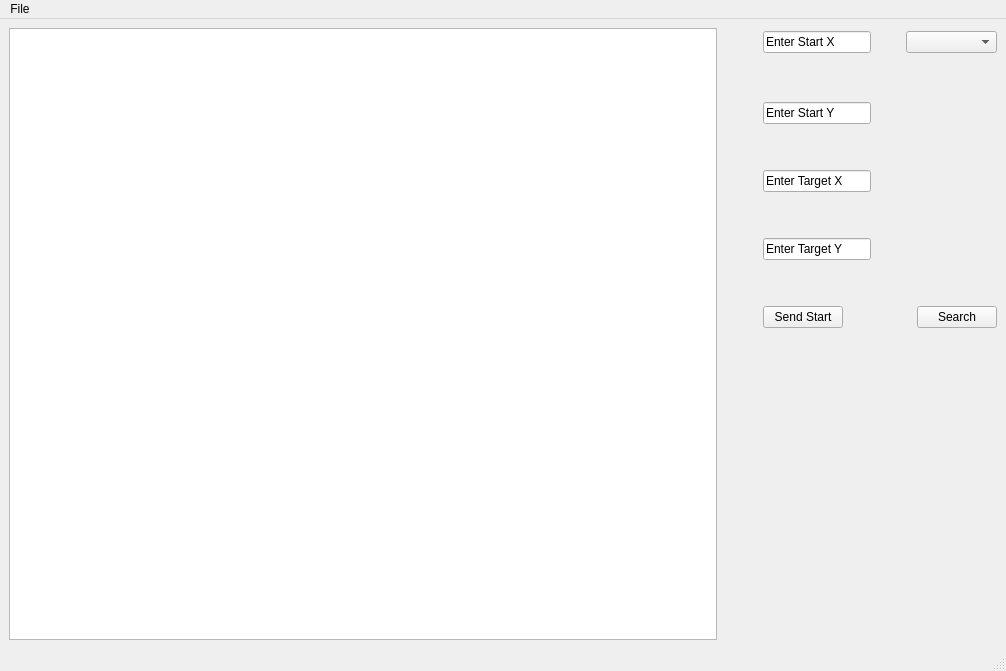
<?xml version="1.0" encoding="UTF-8"?>
<ui version="4.0">
 <class>MainWindow</class>
 <widget class="QMainWindow" name="MainWindow">
  <property name="geometry">
   <rect>
    <x>0</x>
    <y>0</y>
    <width>1006</width>
    <height>671</height>
   </rect>
  </property>
  <property name="windowTitle">
   <string>MainWindow</string>
  </property>
  <widget class="QWidget" name="centralwidget">
   <layout class="QHBoxLayout" name="horizontalLayout_4">
    <item>
     <layout class="QHBoxLayout" name="horizontalLayout_3">
      <item>
       <widget class="QGraphicsView" name="mazePlot">
        <property name="enabled">
         <bool>true</bool>
        </property>
        <property name="sizePolicy">
         <sizepolicy hsizetype="MinimumExpanding" vsizetype="MinimumExpanding">
          <horstretch>0</horstretch>
          <verstretch>0</verstretch>
         </sizepolicy>
        </property>
       </widget>
      </item>
      <item>
       <spacer name="horizontalSpacer_3">
        <property name="orientation">
         <enum>Qt::Horizontal</enum>
        </property>
        <property name="sizeType">
         <enum>QSizePolicy::Fixed</enum>
        </property>
        <property name="sizeHint" stdset="0">
         <size>
          <width>40</width>
          <height>20</height>
         </size>
        </property>
       </spacer>
      </item>
      <item>
       <layout class="QVBoxLayout" name="verticalLayout">
        <item>
         <layout class="QHBoxLayout" name="horizontalLayout_2">
          <item>
           <widget class="QLineEdit" name="lineEdit_startX">
            <property name="sizePolicy">
             <sizepolicy hsizetype="Fixed" vsizetype="Fixed">
              <horstretch>0</horstretch>
              <verstretch>0</verstretch>
             </sizepolicy>
            </property>
            <property name="inputMask">
             <string/>
            </property>
            <property name="text">
             <string>Enter Start X</string>
            </property>
           </widget>
          </item>
          <item>
           <spacer name="horizontalSpacer">
            <property name="orientation">
             <enum>Qt::Horizontal</enum>
            </property>
            <property name="sizeType">
             <enum>QSizePolicy::Fixed</enum>
            </property>
            <property name="sizeHint" stdset="0">
             <size>
              <width>29</width>
              <height>28</height>
             </size>
            </property>
           </spacer>
          </item>
          <item>
           <widget class="QComboBox" name="comboBox"/>
          </item>
         </layout>
        </item>
        <item>
         <spacer name="verticalSpacer_2">
          <property name="orientation">
           <enum>Qt::Vertical</enum>
          </property>
          <property name="sizeType">
           <enum>QSizePolicy::Fixed</enum>
          </property>
          <property name="sizeHint" stdset="0">
           <size>
            <width>20</width>
            <height>40</height>
           </size>
          </property>
         </spacer>
        </item>
        <item>
         <widget class="QLineEdit" name="lineEdit_startY">
          <property name="sizePolicy">
           <sizepolicy hsizetype="Fixed" vsizetype="Fixed">
            <horstretch>0</horstretch>
            <verstretch>0</verstretch>
           </sizepolicy>
          </property>
          <property name="text">
           <string>Enter Start Y</string>
          </property>
         </widget>
        </item>
        <item>
         <spacer name="verticalSpacer">
          <property name="orientation">
           <enum>Qt::Vertical</enum>
          </property>
          <property name="sizeType">
           <enum>QSizePolicy::Fixed</enum>
          </property>
          <property name="sizeHint" stdset="0">
           <size>
            <width>20</width>
            <height>40</height>
           </size>
          </property>
         </spacer>
        </item>
        <item>
         <widget class="QLineEdit" name="lineEdit_targetX">
          <property name="sizePolicy">
           <sizepolicy hsizetype="Fixed" vsizetype="Fixed">
            <horstretch>0</horstretch>
            <verstretch>0</verstretch>
           </sizepolicy>
          </property>
          <property name="text">
           <string>Enter Target X</string>
          </property>
         </widget>
        </item>
        <item>
         <spacer name="verticalSpacer_3">
          <property name="orientation">
           <enum>Qt::Vertical</enum>
          </property>
          <property name="sizeType">
           <enum>QSizePolicy::Fixed</enum>
          </property>
          <property name="sizeHint" stdset="0">
           <size>
            <width>20</width>
            <height>40</height>
           </size>
          </property>
         </spacer>
        </item>
        <item>
         <widget class="QLineEdit" name="lineEdit_targetY">
          <property name="sizePolicy">
           <sizepolicy hsizetype="Fixed" vsizetype="Fixed">
            <horstretch>0</horstretch>
            <verstretch>0</verstretch>
           </sizepolicy>
          </property>
          <property name="text">
           <string>Enter Target Y</string>
          </property>
         </widget>
        </item>
        <item>
         <spacer name="verticalSpacer_4">
          <property name="orientation">
           <enum>Qt::Vertical</enum>
          </property>
          <property name="sizeType">
           <enum>QSizePolicy::Fixed</enum>
          </property>
          <property name="sizeHint" stdset="0">
           <size>
            <width>20</width>
            <height>40</height>
           </size>
          </property>
         </spacer>
        </item>
        <item>
         <layout class="QHBoxLayout" name="horizontalLayout">
          <item>
           <widget class="QPushButton" name="sendStartButton">
            <property name="text">
             <string>Send Start</string>
            </property>
           </widget>
          </item>
          <item>
           <spacer name="horizontalSpacer_2">
            <property name="orientation">
             <enum>Qt::Horizontal</enum>
            </property>
            <property name="sizeType">
             <enum>QSizePolicy::Fixed</enum>
            </property>
            <property name="sizeHint" stdset="0">
             <size>
              <width>68</width>
              <height>18</height>
             </size>
            </property>
           </spacer>
          </item>
          <item>
           <widget class="QPushButton" name="searchButton">
            <property name="text">
             <string>Search</string>
            </property>
           </widget>
          </item>
         </layout>
        </item>
        <item>
         <spacer name="verticalSpacer_5">
          <property name="orientation">
           <enum>Qt::Vertical</enum>
          </property>
          <property name="sizeHint" stdset="0">
           <size>
            <width>20</width>
            <height>208</height>
           </size>
          </property>
         </spacer>
        </item>
       </layout>
      </item>
     </layout>
    </item>
   </layout>
  </widget>
  <widget class="QMenuBar" name="menubar">
   <property name="geometry">
    <rect>
     <x>0</x>
     <y>0</y>
     <width>1006</width>
     <height>22</height>
    </rect>
   </property>
   <widget class="QMenu" name="menuFile">
    <property name="title">
     <string>File</string>
    </property>
    <addaction name="actionNew"/>
    <addaction name="actionOpen"/>
    <addaction name="actionSave"/>
   </widget>
   <addaction name="menuFile"/>
  </widget>
  <widget class="QStatusBar" name="statusbar"/>
  <action name="actionNew">
   <property name="text">
    <string>New</string>
   </property>
  </action>
  <action name="actionOpen">
   <property name="text">
    <string>Open</string>
   </property>
  </action>
  <action name="actionSave">
   <property name="text">
    <string>Save</string>
   </property>
  </action>
 </widget>
 <resources/>
 <connections/>
</ui>
